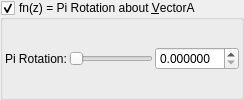
      <widget class="MyGroupBox" name="groupCheck_transf_function_enabledy_false">
       <property name="toolTip">
        <string/>
       </property>
       <property name="title">
        <string>fn(z) = Pi Rotation about &amp;VectorA</string>
       </property>
       <property name="checkable">
        <bool>true</bool>
       </property>
       <layout class="QVBoxLayout" name="verticalLayout_50">
        <property name="spacing">
         <number>2</number>
        </property>
        <property name="leftMargin">
         <number>2</number>
        </property>
        <property name="topMargin">
         <number>2</number>
        </property>
        <property name="rightMargin">
         <number>2</number>
        </property>
        <property name="bottomMargin">
         <number>2</number>
        </property>
        <item>
         <layout class="QGridLayout" name="gridLayout_24">
          <property name="spacing">
           <number>2</number>
          </property>
          <item row="0" column="2">
           <widget class="MyDoubleSpinBox" name="spinbox_transf_scaleB_1">
            <property name="sizePolicy">
             <sizepolicy hsizetype="Minimum" vsizetype="Maximum">
              <horstretch>0</horstretch>
              <verstretch>0</verstretch>
             </sizepolicy>
            </property>
            <property name="prefix">
             <string/>
            </property>
            <property name="suffix">
             <string/>
            </property>
            <property name="decimals">
             <number>6</number>
            </property>
            <property name="minimum">
             <double>0.000000000000000</double>
            </property>
            <property name="maximum">
             <double>10.000000000000000</double>
            </property>
            <property name="singleStep">
             <double>0.100000000000000</double>
            </property>
           </widget>
          </item>
          <item row="0" column="0">
           <widget class="QLabel" name="label_169">
            <property name="text">
             <string>Pi Rotation:</string>
            </property>
           </widget>
          </item>
          <item row="0" column="1">
           <widget class="QSlider" name="slider_transf_scaleB_1">
            <property name="sizePolicy">
             <sizepolicy hsizetype="Expanding" vsizetype="Maximum">
              <horstretch>0</horstretch>
              <verstretch>0</verstretch>
             </sizepolicy>
            </property>
            <property name="minimum">
             <number>0</number>
            </property>
            <property name="maximum">
             <number>1000000</number>
            </property>
            <property name="value">
             <number>0</number>
            </property>
            <property name="sliderPosition">
             <number>0</number>
            </property>
            <property name="orientation">
             <enum>Qt::Horizontal</enum>
            </property>
           </widget>
          </item>
         </layout>
        </item>
       </layout>
      </widget>
